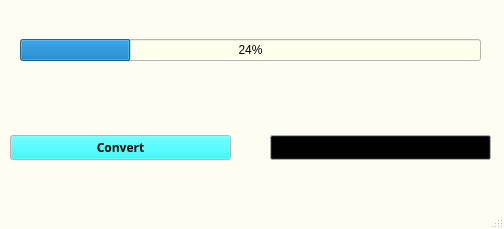
<?xml version="1.0" encoding="UTF-8"?>
<ui version="4.0">
 <class>pdftoexcel</class>
 <widget class="QMainWindow" name="pdftoexcel">
  <property name="windowModality">
   <enum>Qt::NonModal</enum>
  </property>
  <property name="geometry">
   <rect>
    <x>0</x>
    <y>0</y>
    <width>504</width>
    <height>229</height>
   </rect>
  </property>
  <property name="sizePolicy">
   <sizepolicy hsizetype="Ignored" vsizetype="Fixed">
    <horstretch>0</horstretch>
    <verstretch>0</verstretch>
   </sizepolicy>
  </property>
  <property name="palette">
   <palette>
    <active>
     <colorrole role="WindowText">
      <brush brushstyle="SolidPattern">
       <color alpha="255">
        <red>0</red>
        <green>0</green>
        <blue>108</blue>
       </color>
      </brush>
     </colorrole>
     <colorrole role="Button">
      <brush brushstyle="SolidPattern">
       <color alpha="255">
        <red>0</red>
        <green>255</green>
        <blue>255</blue>
       </color>
      </brush>
     </colorrole>
     <colorrole role="Light">
      <brush brushstyle="SolidPattern">
       <color alpha="255">
        <red>0</red>
        <green>255</green>
        <blue>255</blue>
       </color>
      </brush>
     </colorrole>
     <colorrole role="ButtonText">
      <brush brushstyle="SolidPattern">
       <color alpha="255">
        <red>170</red>
        <green>170</green>
        <blue>255</blue>
       </color>
      </brush>
     </colorrole>
     <colorrole role="Base">
      <brush brushstyle="SolidPattern">
       <color alpha="255">
        <red>254</red>
        <green>255</green>
        <blue>237</blue>
       </color>
      </brush>
     </colorrole>
     <colorrole role="Window">
      <brush brushstyle="SolidPattern">
       <color alpha="255">
        <red>255</red>
        <green>252</green>
        <blue>242</blue>
       </color>
      </brush>
     </colorrole>
    </active>
    <inactive>
     <colorrole role="WindowText">
      <brush brushstyle="SolidPattern">
       <color alpha="255">
        <red>0</red>
        <green>0</green>
        <blue>108</blue>
       </color>
      </brush>
     </colorrole>
     <colorrole role="Button">
      <brush brushstyle="SolidPattern">
       <color alpha="255">
        <red>0</red>
        <green>255</green>
        <blue>255</blue>
       </color>
      </brush>
     </colorrole>
     <colorrole role="Light">
      <brush brushstyle="SolidPattern">
       <color alpha="255">
        <red>0</red>
        <green>255</green>
        <blue>255</blue>
       </color>
      </brush>
     </colorrole>
     <colorrole role="ButtonText">
      <brush brushstyle="SolidPattern">
       <color alpha="255">
        <red>170</red>
        <green>170</green>
        <blue>255</blue>
       </color>
      </brush>
     </colorrole>
     <colorrole role="Base">
      <brush brushstyle="SolidPattern">
       <color alpha="255">
        <red>254</red>
        <green>255</green>
        <blue>237</blue>
       </color>
      </brush>
     </colorrole>
     <colorrole role="Window">
      <brush brushstyle="SolidPattern">
       <color alpha="255">
        <red>255</red>
        <green>252</green>
        <blue>242</blue>
       </color>
      </brush>
     </colorrole>
    </inactive>
    <disabled>
     <colorrole role="WindowText">
      <brush brushstyle="SolidPattern">
       <color alpha="255">
        <red>120</red>
        <green>120</green>
        <blue>120</blue>
       </color>
      </brush>
     </colorrole>
     <colorrole role="Button">
      <brush brushstyle="SolidPattern">
       <color alpha="255">
        <red>0</red>
        <green>255</green>
        <blue>255</blue>
       </color>
      </brush>
     </colorrole>
     <colorrole role="Light">
      <brush brushstyle="SolidPattern">
       <color alpha="255">
        <red>0</red>
        <green>255</green>
        <blue>255</blue>
       </color>
      </brush>
     </colorrole>
     <colorrole role="ButtonText">
      <brush brushstyle="SolidPattern">
       <color alpha="255">
        <red>120</red>
        <green>120</green>
        <blue>120</blue>
       </color>
      </brush>
     </colorrole>
     <colorrole role="Base">
      <brush brushstyle="SolidPattern">
       <color alpha="255">
        <red>255</red>
        <green>252</green>
        <blue>242</blue>
       </color>
      </brush>
     </colorrole>
     <colorrole role="Window">
      <brush brushstyle="SolidPattern">
       <color alpha="255">
        <red>255</red>
        <green>252</green>
        <blue>242</blue>
       </color>
      </brush>
     </colorrole>
    </disabled>
   </palette>
  </property>
  <property name="windowTitle">
   <string>MainWindow</string>
  </property>
  <widget class="QWidget" name="centralwidget">
   <widget class="QWidget" name="gridLayoutWidget">
    <property name="geometry">
     <rect>
      <x>10</x>
      <y>100</y>
      <width>221</width>
      <height>96</height>
     </rect>
    </property>
    <layout class="QGridLayout" name="gridLayout">
     <property name="spacing">
      <number>18</number>
     </property>
     <item row="0" column="0">
      <widget class="QPushButton" name="pushButton_2">
       <property name="maximumSize">
        <size>
         <width>16777214</width>
         <height>16777215</height>
        </size>
       </property>
       <property name="palette">
        <palette>
         <active>
          <colorrole role="ButtonText">
           <brush brushstyle="SolidPattern">
            <color alpha="255">
             <red>0</red>
             <green>0</green>
             <blue>0</blue>
            </color>
           </brush>
          </colorrole>
         </active>
         <inactive>
          <colorrole role="ButtonText">
           <brush brushstyle="SolidPattern">
            <color alpha="255">
             <red>0</red>
             <green>0</green>
             <blue>0</blue>
            </color>
           </brush>
          </colorrole>
         </inactive>
         <disabled>
          <colorrole role="ButtonText">
           <brush brushstyle="SolidPattern">
            <color alpha="255">
             <red>120</red>
             <green>120</green>
             <blue>120</blue>
            </color>
           </brush>
          </colorrole>
         </disabled>
        </palette>
       </property>
       <property name="font">
        <font>
         <family>Old Antic Bold</family>
         <pointsize>9</pointsize>
         <weight>75</weight>
         <bold>true</bold>
        </font>
       </property>
       <property name="text">
        <string>Convert</string>
       </property>
      </widget>
     </item>
    </layout>
   </widget>
   <widget class="QWidget" name="gridLayoutWidget_2">
    <property name="geometry">
     <rect>
      <x>20</x>
      <y>10</y>
      <width>461</width>
      <height>80</height>
     </rect>
    </property>
    <layout class="QGridLayout" name="gridLayout_2">
     <item row="0" column="0">
      <widget class="QProgressBar" name="progressBar">
       <property name="value">
        <number>24</number>
       </property>
      </widget>
     </item>
    </layout>
   </widget>
   <widget class="QWidget" name="gridLayoutWidget_3">
    <property name="geometry">
     <rect>
      <x>270</x>
      <y>100</y>
      <width>221</width>
      <height>96</height>
     </rect>
    </property>
    <layout class="QGridLayout" name="gridLayout_3">
     <property name="spacing">
      <number>18</number>
     </property>
     <item row="0" column="0">
      <widget class="QPushButton" name="browse">
       <property name="enabled">
        <bool>true</bool>
       </property>
       <property name="sizePolicy">
        <sizepolicy hsizetype="Ignored" vsizetype="Maximum">
         <horstretch>50</horstretch>
         <verstretch>14</verstretch>
        </sizepolicy>
       </property>
       <property name="maximumSize">
        <size>
         <width>15777209</width>
         <height>16777215</height>
        </size>
       </property>
       <property name="palette">
        <palette>
         <active>
          <colorrole role="WindowText">
           <brush brushstyle="SolidPattern">
            <color alpha="255">
             <red>0</red>
             <green>0</green>
             <blue>0</blue>
            </color>
           </brush>
          </colorrole>
          <colorrole role="Button">
           <brush brushstyle="SolidPattern">
            <color alpha="255">
             <red>0</red>
             <green>0</green>
             <blue>0</blue>
            </color>
           </brush>
          </colorrole>
          <colorrole role="Light">
           <brush brushstyle="SolidPattern">
            <color alpha="255">
             <red>170</red>
             <green>255</green>
             <blue>255</blue>
            </color>
           </brush>
          </colorrole>
          <colorrole role="Midlight">
           <brush brushstyle="SolidPattern">
            <color alpha="255">
             <red>0</red>
             <green>170</green>
             <blue>255</blue>
            </color>
           </brush>
          </colorrole>
          <colorrole role="Dark">
           <brush brushstyle="SolidPattern">
            <color alpha="255">
             <red>114</red>
             <green>125</green>
             <blue>127</blue>
            </color>
           </brush>
          </colorrole>
          <colorrole role="Mid">
           <brush brushstyle="SolidPattern">
            <color alpha="255">
             <red>152</red>
             <green>167</green>
             <blue>170</blue>
            </color>
           </brush>
          </colorrole>
          <colorrole role="Text">
           <brush brushstyle="SolidPattern">
            <color alpha="255">
             <red>49</red>
             <green>83</green>
             <blue>207</blue>
            </color>
           </brush>
          </colorrole>
          <colorrole role="BrightText">
           <brush brushstyle="SolidPattern">
            <color alpha="255">
             <red>43</red>
             <green>174</green>
             <blue>255</blue>
            </color>
           </brush>
          </colorrole>
          <colorrole role="ButtonText">
           <brush brushstyle="SolidPattern">
            <color alpha="255">
             <red>0</red>
             <green>0</green>
             <blue>0</blue>
            </color>
           </brush>
          </colorrole>
          <colorrole role="Base">
           <brush brushstyle="SolidPattern">
            <color alpha="255">
             <red>0</red>
             <green>255</green>
             <blue>255</blue>
            </color>
           </brush>
          </colorrole>
          <colorrole role="Window">
           <brush brushstyle="SolidPattern">
            <color alpha="255">
             <red>228</red>
             <green>251</green>
             <blue>255</blue>
            </color>
           </brush>
          </colorrole>
          <colorrole role="Shadow">
           <brush brushstyle="SolidPattern">
            <color alpha="255">
             <red>0</red>
             <green>0</green>
             <blue>0</blue>
            </color>
           </brush>
          </colorrole>
          <colorrole role="HighlightedText">
           <brush brushstyle="SolidPattern">
            <color alpha="255">
             <red>48</red>
             <green>110</green>
             <blue>255</blue>
            </color>
           </brush>
          </colorrole>
          <colorrole role="AlternateBase">
           <brush brushstyle="SolidPattern">
            <color alpha="255">
             <red>241</red>
             <green>253</green>
             <blue>255</blue>
            </color>
           </brush>
          </colorrole>
          <colorrole role="NoRole">
           <brush brushstyle="SolidPattern">
            <color alpha="255">
             <red>0</red>
             <green>255</green>
             <blue>255</blue>
            </color>
           </brush>
          </colorrole>
          <colorrole role="ToolTipBase">
           <brush brushstyle="SolidPattern">
            <color alpha="255">
             <red>255</red>
             <green>255</green>
             <blue>220</blue>
            </color>
           </brush>
          </colorrole>
          <colorrole role="ToolTipText">
           <brush brushstyle="SolidPattern">
            <color alpha="255">
             <red>0</red>
             <green>0</green>
             <blue>0</blue>
            </color>
           </brush>
          </colorrole>
         </active>
         <inactive>
          <colorrole role="WindowText">
           <brush brushstyle="SolidPattern">
            <color alpha="255">
             <red>0</red>
             <green>0</green>
             <blue>0</blue>
            </color>
           </brush>
          </colorrole>
          <colorrole role="Button">
           <brush brushstyle="SolidPattern">
            <color alpha="255">
             <red>0</red>
             <green>0</green>
             <blue>0</blue>
            </color>
           </brush>
          </colorrole>
          <colorrole role="Light">
           <brush brushstyle="SolidPattern">
            <color alpha="255">
             <red>170</red>
             <green>255</green>
             <blue>255</blue>
            </color>
           </brush>
          </colorrole>
          <colorrole role="Midlight">
           <brush brushstyle="SolidPattern">
            <color alpha="255">
             <red>0</red>
             <green>170</green>
             <blue>255</blue>
            </color>
           </brush>
          </colorrole>
          <colorrole role="Dark">
           <brush brushstyle="SolidPattern">
            <color alpha="255">
             <red>114</red>
             <green>125</green>
             <blue>127</blue>
            </color>
           </brush>
          </colorrole>
          <colorrole role="Mid">
           <brush brushstyle="SolidPattern">
            <color alpha="255">
             <red>152</red>
             <green>167</green>
             <blue>170</blue>
            </color>
           </brush>
          </colorrole>
          <colorrole role="Text">
           <brush brushstyle="SolidPattern">
            <color alpha="255">
             <red>49</red>
             <green>83</green>
             <blue>207</blue>
            </color>
           </brush>
          </colorrole>
          <colorrole role="BrightText">
           <brush brushstyle="SolidPattern">
            <color alpha="255">
             <red>43</red>
             <green>174</green>
             <blue>255</blue>
            </color>
           </brush>
          </colorrole>
          <colorrole role="ButtonText">
           <brush brushstyle="SolidPattern">
            <color alpha="255">
             <red>0</red>
             <green>0</green>
             <blue>0</blue>
            </color>
           </brush>
          </colorrole>
          <colorrole role="Base">
           <brush brushstyle="SolidPattern">
            <color alpha="255">
             <red>0</red>
             <green>255</green>
             <blue>255</blue>
            </color>
           </brush>
          </colorrole>
          <colorrole role="Window">
           <brush brushstyle="SolidPattern">
            <color alpha="255">
             <red>228</red>
             <green>251</green>
             <blue>255</blue>
            </color>
           </brush>
          </colorrole>
          <colorrole role="Shadow">
           <brush brushstyle="SolidPattern">
            <color alpha="255">
             <red>0</red>
             <green>0</green>
             <blue>0</blue>
            </color>
           </brush>
          </colorrole>
          <colorrole role="HighlightedText">
           <brush brushstyle="SolidPattern">
            <color alpha="255">
             <red>48</red>
             <green>110</green>
             <blue>255</blue>
            </color>
           </brush>
          </colorrole>
          <colorrole role="AlternateBase">
           <brush brushstyle="SolidPattern">
            <color alpha="255">
             <red>241</red>
             <green>253</green>
             <blue>255</blue>
            </color>
           </brush>
          </colorrole>
          <colorrole role="NoRole">
           <brush brushstyle="SolidPattern">
            <color alpha="255">
             <red>0</red>
             <green>255</green>
             <blue>255</blue>
            </color>
           </brush>
          </colorrole>
          <colorrole role="ToolTipBase">
           <brush brushstyle="SolidPattern">
            <color alpha="255">
             <red>255</red>
             <green>255</green>
             <blue>220</blue>
            </color>
           </brush>
          </colorrole>
          <colorrole role="ToolTipText">
           <brush brushstyle="SolidPattern">
            <color alpha="255">
             <red>0</red>
             <green>0</green>
             <blue>0</blue>
            </color>
           </brush>
          </colorrole>
         </inactive>
         <disabled>
          <colorrole role="WindowText">
           <brush brushstyle="SolidPattern">
            <color alpha="255">
             <red>114</red>
             <green>125</green>
             <blue>127</blue>
            </color>
           </brush>
          </colorrole>
          <colorrole role="Button">
           <brush brushstyle="SolidPattern">
            <color alpha="255">
             <red>0</red>
             <green>0</green>
             <blue>0</blue>
            </color>
           </brush>
          </colorrole>
          <colorrole role="Light">
           <brush brushstyle="SolidPattern">
            <color alpha="255">
             <red>170</red>
             <green>255</green>
             <blue>255</blue>
            </color>
           </brush>
          </colorrole>
          <colorrole role="Midlight">
           <brush brushstyle="SolidPattern">
            <color alpha="255">
             <red>0</red>
             <green>170</green>
             <blue>255</blue>
            </color>
           </brush>
          </colorrole>
          <colorrole role="Dark">
           <brush brushstyle="SolidPattern">
            <color alpha="255">
             <red>114</red>
             <green>125</green>
             <blue>127</blue>
            </color>
           </brush>
          </colorrole>
          <colorrole role="Mid">
           <brush brushstyle="SolidPattern">
            <color alpha="255">
             <red>152</red>
             <green>167</green>
             <blue>170</blue>
            </color>
           </brush>
          </colorrole>
          <colorrole role="Text">
           <brush brushstyle="SolidPattern">
            <color alpha="255">
             <red>114</red>
             <green>125</green>
             <blue>127</blue>
            </color>
           </brush>
          </colorrole>
          <colorrole role="BrightText">
           <brush brushstyle="SolidPattern">
            <color alpha="255">
             <red>43</red>
             <green>174</green>
             <blue>255</blue>
            </color>
           </brush>
          </colorrole>
          <colorrole role="ButtonText">
           <brush brushstyle="SolidPattern">
            <color alpha="255">
             <red>114</red>
             <green>125</green>
             <blue>127</blue>
            </color>
           </brush>
          </colorrole>
          <colorrole role="Base">
           <brush brushstyle="SolidPattern">
            <color alpha="255">
             <red>228</red>
             <green>251</green>
             <blue>255</blue>
            </color>
           </brush>
          </colorrole>
          <colorrole role="Window">
           <brush brushstyle="SolidPattern">
            <color alpha="255">
             <red>228</red>
             <green>251</green>
             <blue>255</blue>
            </color>
           </brush>
          </colorrole>
          <colorrole role="Shadow">
           <brush brushstyle="SolidPattern">
            <color alpha="255">
             <red>0</red>
             <green>0</green>
             <blue>0</blue>
            </color>
           </brush>
          </colorrole>
          <colorrole role="HighlightedText">
           <brush brushstyle="SolidPattern">
            <color alpha="255">
             <red>48</red>
             <green>110</green>
             <blue>255</blue>
            </color>
           </brush>
          </colorrole>
          <colorrole role="AlternateBase">
           <brush brushstyle="SolidPattern">
            <color alpha="255">
             <red>228</red>
             <green>251</green>
             <blue>255</blue>
            </color>
           </brush>
          </colorrole>
          <colorrole role="NoRole">
           <brush brushstyle="SolidPattern">
            <color alpha="255">
             <red>0</red>
             <green>255</green>
             <blue>255</blue>
            </color>
           </brush>
          </colorrole>
          <colorrole role="ToolTipBase">
           <brush brushstyle="SolidPattern">
            <color alpha="255">
             <red>255</red>
             <green>255</green>
             <blue>220</blue>
            </color>
           </brush>
          </colorrole>
          <colorrole role="ToolTipText">
           <brush brushstyle="SolidPattern">
            <color alpha="255">
             <red>0</red>
             <green>0</green>
             <blue>0</blue>
            </color>
           </brush>
          </colorrole>
         </disabled>
        </palette>
       </property>
       <property name="font">
        <font>
         <family>Old Antic Bold</family>
         <pointsize>9</pointsize>
         <weight>75</weight>
         <bold>true</bold>
         <strikeout>false</strikeout>
         <stylestrategy>PreferAntialias</stylestrategy>
        </font>
       </property>
       <property name="cursor">
        <cursorShape>PointingHandCursor</cursorShape>
       </property>
       <property name="text">
        <string>Browse</string>
       </property>
       <property name="iconSize">
        <size>
         <width>100</width>
         <height>20</height>
        </size>
       </property>
       <property name="autoRepeatInterval">
        <number>93</number>
       </property>
      </widget>
     </item>
    </layout>
   </widget>
  </widget>
  <widget class="QMenuBar" name="menubar">
   <property name="geometry">
    <rect>
     <x>0</x>
     <y>0</y>
     <width>504</width>
     <height>26</height>
    </rect>
   </property>
  </widget>
  <widget class="QStatusBar" name="statusbar"/>
  <action name="actionopen_img">
   <property name="text">
    <string>open img</string>
   </property>
  </action>
  <action name="actionopen_dir">
   <property name="text">
    <string>open dir</string>
   </property>
  </action>
  <action name="actionquit">
   <property name="text">
    <string>quit</string>
   </property>
  </action>
 </widget>
 <resources/>
 <connections/>
</ui>
